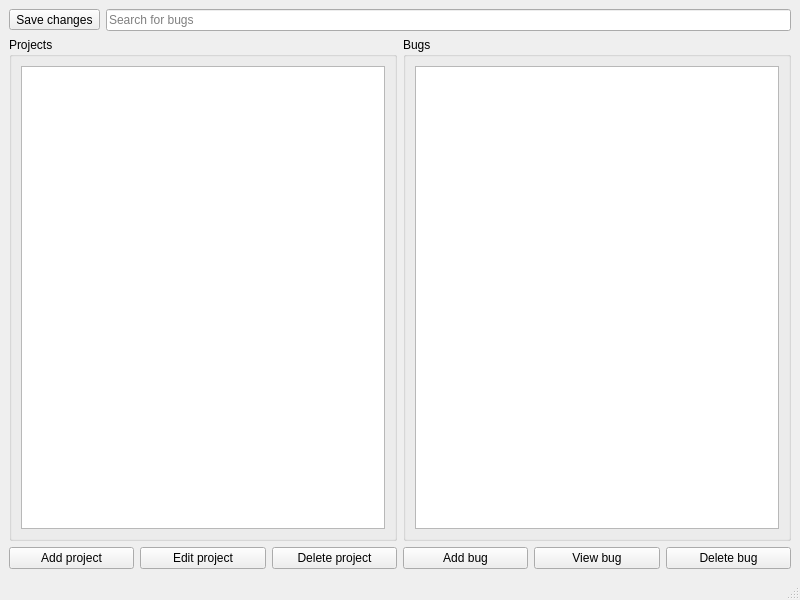
<?xml version="1.0" encoding="UTF-8"?>
<ui version="4.0">
 <class>MainWindow</class>
 <widget class="QMainWindow" name="MainWindow">
  <property name="geometry">
   <rect>
    <x>0</x>
    <y>0</y>
    <width>800</width>
    <height>600</height>
   </rect>
  </property>
  <property name="windowTitle">
   <string>Bugtracker</string>
  </property>
  <property name="windowIcon">
   <iconset>
    <normaloff>pixmaps/bug.png</normaloff>pixmaps/bug.png</iconset>
  </property>
  <widget class="QWidget" name="centralwidget">
   <layout class="QVBoxLayout" name="verticalLayout">
    <item>
     <layout class="QHBoxLayout" name="horizontalLayout">
      <item>
       <widget class="QToolButton" name="saveButton">
        <property name="text">
         <string>Save changes</string>
        </property>
       </widget>
      </item>
      <item>
       <widget class="QLineEdit" name="searchEdit">
        <property name="placeholderText">
         <string>Search for bugs</string>
        </property>
       </widget>
      </item>
     </layout>
    </item>
    <item>
     <layout class="QHBoxLayout" name="horizontalLayout_2">
      <item>
       <layout class="QVBoxLayout" name="verticalLayout_2">
        <item>
         <widget class="QGroupBox" name="groupBox">
          <property name="title">
           <string>Projects</string>
          </property>
          <layout class="QHBoxLayout" name="horizontalLayout_3">
           <item>
            <widget class="QListWidget" name="projectList"/>
           </item>
          </layout>
         </widget>
        </item>
        <item>
         <layout class="QHBoxLayout" name="horizontalLayout_5">
          <item>
           <widget class="QPushButton" name="addProjectButton">
            <property name="text">
             <string>Add project</string>
            </property>
           </widget>
          </item>
          <item>
           <widget class="QPushButton" name="editProjectButton">
            <property name="text">
             <string>Edit project</string>
            </property>
           </widget>
          </item>
          <item>
           <widget class="QPushButton" name="deleteProjectButton">
            <property name="text">
             <string>Delete project</string>
            </property>
           </widget>
          </item>
         </layout>
        </item>
       </layout>
      </item>
      <item>
       <layout class="QVBoxLayout" name="verticalLayout_3">
        <item>
         <widget class="QGroupBox" name="groupBox_2">
          <property name="title">
           <string>Bugs</string>
          </property>
          <layout class="QHBoxLayout" name="horizontalLayout_4">
           <item>
            <widget class="QListWidget" name="bugList"/>
           </item>
          </layout>
         </widget>
        </item>
        <item>
         <layout class="QHBoxLayout" name="horizontalLayout_6">
          <item>
           <widget class="QPushButton" name="addBugButton">
            <property name="text">
             <string>Add bug</string>
            </property>
           </widget>
          </item>
          <item>
           <widget class="QPushButton" name="viewBugButton">
            <property name="text">
             <string>View bug</string>
            </property>
           </widget>
          </item>
          <item>
           <widget class="QPushButton" name="deleteBugButton">
            <property name="text">
             <string>Delete bug</string>
            </property>
           </widget>
          </item>
         </layout>
        </item>
       </layout>
      </item>
     </layout>
    </item>
   </layout>
  </widget>
  <widget class="QStatusBar" name="statusbar"/>
  <action name="actionQuit">
   <property name="text">
    <string>Quit</string>
   </property>
   <property name="shortcut">
    <string>Ctrl+Q</string>
   </property>
  </action>
 </widget>
 <tabstops>
  <tabstop>searchEdit</tabstop>
 </tabstops>
 <resources/>
 <connections>
  <connection>
   <sender>actionQuit</sender>
   <signal>triggered()</signal>
   <receiver>MainWindow</receiver>
   <slot>close()</slot>
   <hints>
    <hint type="sourcelabel">
     <x>-1</x>
     <y>-1</y>
    </hint>
    <hint type="destinationlabel">
     <x>399</x>
     <y>299</y>
    </hint>
   </hints>
  </connection>
 </connections>
</ui>
